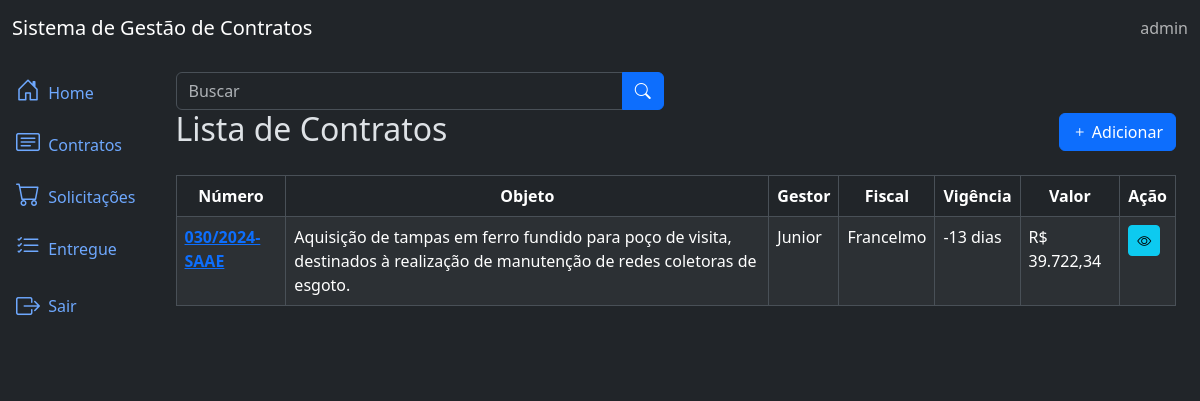
The app's page /contracts/list/ (signed in) with its own data.
### app/accounts/models.py (models this page shows)
class CustomUser(AbstractUser):
    cpf = models.CharField('CPF', max_length=14, unique=True, blank=True, null=True)
    registration = models.CharField('Matrícula', max_length=20,  blank=True, null=True)
    phone = models.CharField('Contato', max_length=20, blank=True, null=True)
    def __str__(self):
        return self.username

### app/contracts/models.py (models this page shows, shortened)
class Contract(TimeStampedModel):
    bidding = models.ForeignKey(Bidding, on_delete=models.SET_NULL, null=True, blank=True, related_name='biddings', verbose_name='Licitação')
    supplier = models.ForeignKey(Supplier, on_delete=models.CASCADE, null=True, blank=True, related_name='suppliers', verbose_name='Fornecedor')
    manager = models.ForeignKey(settings.AUTH_USER_MODEL, on_delete=models.CASCADE, null=True, blank=True, related_name='managers', verbose_name='Gestor')
    inspector = models.ForeignKey(settings.AUTH_USER_MODEL, on_delete=models.CASCADE, null=True, blank=True, related_name='inspectors', verbose_name='Fiscal')
    number = models.CharField('Número', max_length=20)
    target = models.TextField('Objeto')
    assignature_data = models.DateField('Data da assinatura')
    start_date = models.DateField('Data inicial')
    end_date = models.DateField('Data final')
    value = models.DecimalField('Valor total', max_digits=15, decimal_places=2 , default=0)
    class Meta:
        ordering = ('number',)
        verbose_name_plural = 'Contratos'
    @property
    def formatted_value(self):
        return f"R$ {self.value:,.2f}".replace(",", "X").replace(".", ",").replace("X", ".")
    @property
    def expire(self):
        today = date.today()
        days_remainning = (self.end_date - today).days
        return days_remainning

### app/contracts/views.py (the view)
# urls.py: path('list/', v.ContractListView.as_view(), name='contract_list' ),
class ContractListView(LoginRequiredMixin, ListView):
    model= Contract
    template_name = 'contract_list.html'
    context_object_name = 'contracts'
    def get_queryset(self):
        queryset = super().get_queryset()
        search = self.request.GET.get('search')
        if search:
            queryset = queryset.filter(name__icontains=search)
        return queryset

### app/contracts/templates/contract_list.html (shortened to what this page needs)
{% extends 'base.html' %}
{% block content %}
<div class="row mb-3">
  <div class="col-md-6">
    <form method="GET" action="{% url 'contracts:contract_list' %}" class="form-inline">
      <div class="input-group">
        <input type="text" class="form-control" id="search" name="search" placeholder="Buscar" value="{{ request.GET.search }}">
        <button type="submit" class="btn btn-primary">
          <i class="bi bi-search"></i>
        </button>
      </div>
    </form>
  </div>
  <h2>Lista de Contratos
    <span class="float-end">
      <a href="{% url 'contracts:contract_create' %}">
        <button type="button" class="btn btn-primary">
          <span class="bi bi-plus"></span> Adicionar
        </button>
      </a>
    </span>
  </h2>
</div>
{% if contracts %}
  <div class="table-responsive">
    <table class="table table-striped table-bordered">
      <thead class="thead-dark">
        <tr>
          <th class="text-center">Número</th>
          <th class="text-center">Objeto</th>
          <th class="text-center">Gestor</th>
          <th class="text-center">Fiscal</th>
          <th class="text-center">Vigência</th>
          <th class="text-center">Valor</th>
          <th class="text-center">Ação</th>
        </tr>
      </thead>
      <tbody>
        {% for contract in contracts %}
        <tr>
          <td>
            <a href="{% url 'contracts:contract_detail' contract.id %}" class="text-primary fw-semibold">
              {{ contract.number }}
            </a>
          </td>
          <td>{{ contract.target }}</td>
          <td>{{ contract.manager}}</td>
          <td>{{ contract.inspector }}</td>
          <td>{{ contract.expire }} dias</td>
          <td>{{ contract.formatted_value }}</td>
          <td>
            <a href="{% url 'contracts:contract_detail' contract.id %}" class="btn btn-info btn-sm">
              <i class="bi bi-eye"></i>
            </a>
          </td>
        </tr>
        {% endfor %}
      </tbody>
    </table>
  </div>
{% else %}
  <p class="no-results">Nenhum item encontrado.</p>
{% endif %}
{% endblock %}

### app/base/templates/components/_header.html
<nav class="navbar navbar-expand-lg navbar-light bg-dark">
  {% if user.is_authenticated %}
  <div class="container-fluid">
    <a class="navbar-brand text-white" href="/admin/">Sistema de Gestão de Contratos </a>
    <span class="navbar-text">{{request.user}}</span>
  </div>
  {% else %}
    <span class="navbar-text"></span>
  {% endif %}
</nav>

### records on screen
CustomUser: user "admin"
Contract: number "030/2024-SAAE", target "Aquisição de tampas em ferro fundido para poço de visita, destinados à realização de manutenção de redes coletoras de esgoto.", manager "Junior", inspector "Francelmo", expire "-13", formatted_value "R$ 39.722,34"
